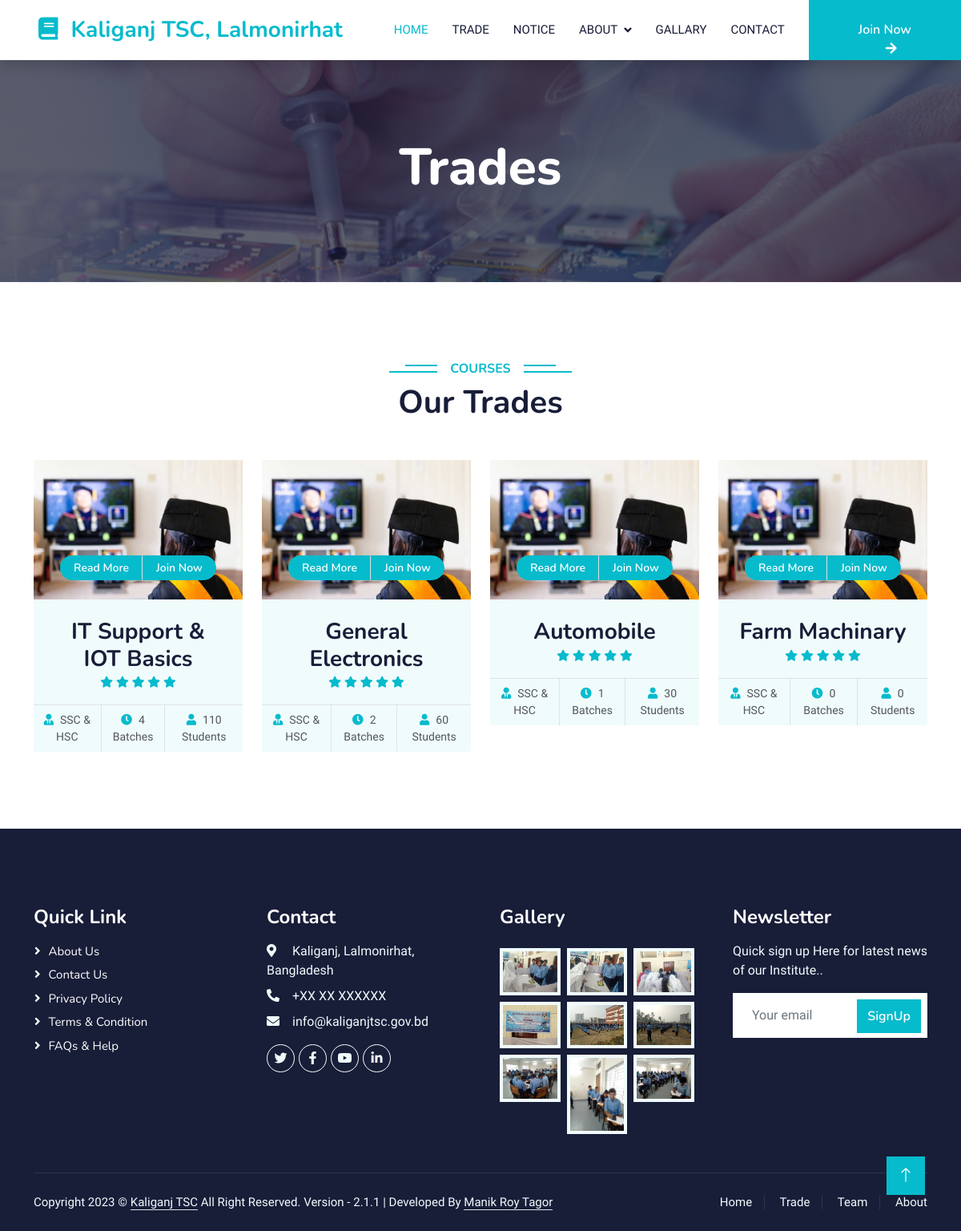
The app's page /trade.php with its own data.
### tables this page shows
CREATE TABLE `trade_tbl` (
  `id` int(11) NOT NULL,
  `Trade_Code` varchar(255) NOT NULL,
  `Trade_Name` varchar(255) NOT NULL,
  `Sections` varchar(255) NOT NULL,
  `Total_Batches` int(11) NOT NULL,
  `Total_Student` int(11) NOT NULL,
  `Trade_Photo` varchar(255) NOT NULL
);

CREATE TABLE `photo_gallary` (
  `id` int(11) NOT NULL,
  `photo_name` varchar(255) NOT NULL,
  `add_desc` varchar(255) NOT NULL,
  `p_date` date NOT NULL DEFAULT current_timestamp()
);

### lib/Database.php (called while the page is built, shortened)
<?php
Class Database{
public $host   = DB_HOST;
public $user   = DB_USER;
public $pass   = DB_PASS;
public $dbname = DB_NAME;
public $link;
private function connectDB(){
$this->link = new mysqli($this->host, $this->user, $this->pass,
$this->dbname);
}
public function select($query){
$result = $this->link->query($query) or
die($this->link->error.__LINE__);
if($result->num_rows > 0){
return $result;
} else {
return false;
}
}
}
?>

### classes/Trade.php (called while the page is built, shortened)
<?php
$filepath = realpath(dirname(__FILE__));
include_once $filepath . '/../lib/Database.php';
?>
<?php
class Trade{
	private $db;
	function __construct() {
		$this->db = new Database();
	}
	public function getAllTrade() {
		$query = "SELECT * FROM trade_tbl ORDER BY id";
		$result = $this->db->select($query);
		return $result;
	}
}
?>

### classes/Additional.php (called while the page is built, shortened)
<?php
$filepath = realpath(dirname(__FILE__));
include_once $filepath . '/../lib/Database.php';
?>
<?php
class Additional {
	private $db;
	function __construct() {
		$this->db = new Database();
	}
	public function getFooterGallary() {
		$query = "SELECT * FROM photo_gallary WHERE add_desc = 'Gallary' ORDER By id LIMIT 9";
		$result = $this->db->select($query);
		return $result;
	}
}
?>

### inc/trade.php (the view, shortened to what this page needs)
<div class="container-xxl py-5">
    <div class="container">
        <div class="text-center wow fadeInUp" data-wow-delay="0.1s">
            <h6 class="section-title bg-white text-center text-primary px-3">Courses</h6>
            <h1 class="mb-5">Our Trades</h1>
        </div>
        <div class="row g-4 justify-content-center">
        <?php
            $getAllTrades = $trade->getAllTrade();
            if($getAllTrades){
            while ($row2 = $getAllTrades->fetch_assoc()) {
        ?>
            <div class="col-lg-3 col-md-4 col-sm-6 col-6 wow fadeInUp cusTrade" data-wow-delay="0.1s">
                <div class="course-item bg-light">
                    <div class="position-relative overflow-hidden">
                        <img class="img-fluid" src="img/course-1.jpg" alt="">
                        <div class="w-100 d-flex justify-content-center position-absolute bottom-0 start-0 mb-4">
                            <a href="#" class="flex-shrink-0 btn btn-sm btn-primary px-3 border-end" style="border-radius: 30px 0 0 30px;">Read More</a>
                            <a href="#" class="flex-shrink-0 btn btn-sm btn-primary px-3" style="border-radius: 0 30px 30px 0;">Join Now</a>
                        </div>
                    </div>
                    <div class="text-center p-4 pb-0">
                        <h3 class="mb-0"><?php echo $row2['Trade_Name']; ?></h3>
                        <div class="mb-3">
                            <small class="fa fa-star text-primary"></small>
                            <small class="fa fa-star text-primary"></small>
                            <small class="fa fa-star text-primary"></small>
                            <small class="fa fa-star text-primary"></small>
                            <small class="fa fa-star text-primary"></small>
                        </div>
                    </div>
                    <div class="d-flex border-top">
                        <small class="flex-fill text-center border-end py-2"><i class="fa fa-user-tie text-primary me-2"></i><?php echo $row2['Sections']; ?></small>
                        <small class="flex-fill text-center border-end py-2"><i class="fa fa-clock text-primary me-2"></i><?php echo $row2['Total_Batches']; ?> Batches</small>
                        <small class="flex-fill text-center py-2"><i class="fa fa-user text-primary me-2"></i><?php echo $row2['Total_Student']; ?> Students</small>
                    </div>
                </div>
            </div>
            <?php } }?>
        </div>
    </div>
</div>

### inc/footer.php (shortened to what this page needs)
<div class="container-fluid bg-dark text-light footer pt-5 mt-5 wow fadeIn" data-wow-delay="0.1s">
    <div class="container py-5">
        <div class="row g-5">
            <div class="col-lg-3 col-md-6">
                <h4 class="text-white mb-3">Quick Link</h4>
                <a class="btn btn-link" href="about.php">About Us</a>
                <a class="btn btn-link" href="contact.php">Contact Us</a>
                <a class="btn btn-link" href="privacy.php">Privacy Policy</a>
                <a class="btn btn-link" href="tnc.php">Terms & Condition</a>
                <a class="btn btn-link" href="faqs.php">FAQs & Help</a>
            </div>
            <div class="col-lg-3 col-md-6">
                <h4 class="text-white mb-3">Contact</h4>
                <p class="mb-2"><i class="fa fa-map-marker-alt me-3"></i> Kaliganj, Lalmonirhat, Bangladesh</p>
                <p class="mb-2"><i class="fa fa-phone-alt me-3"></i>+XX XX XXXXXX</p>
                <p class="mb-2"><i class="fa fa-envelope me-3"></i>info@kaliganjtsc.gov.bd</p>
                <div class="d-flex pt-2">
                    <a class="btn btn-outline-light btn-social" target="_blank" href="https://www.facebook.com/profile.php?id=100064009664705"><i class="fab fa-twitter"></i></a>
                    <a class="btn btn-outline-light btn-social" target="_blank" href="https://www.facebook.com/profile.php?id=100064009664705"><i class="fab fa-facebook-f"></i></a>
                    <a class="btn btn-outline-light btn-social"  target="_blank" href="https://www.facebook.com/profile.php?id=100064009664705"><i class="fab fa-youtube"></i></a>
                    <a class="btn btn-outline-light btn-social"  target="_blank" href="https://www.facebook.com/profile.php?id=100064009664705""><i class="fab fa-linkedin-in"></i></a>
                </div>
            </div>
            <div class="col-lg-3 col-md-6">
                <h4 class="text-white mb-3">Gallery</h4>
                <div class="row g-2 pt-2">
                    <?php
                     $getFg = $additional->getFooterGallary();
                     if($getFg){
                     while ($row = $getFg->fetch_assoc()) {
                     ?>
                    <div class="col-4">
                        <img class="img-fluid bg-light p-1" src="files/gallary/<?php echo $row['photo_name']; ?>" alt="<?php echo $row['photo_name']; ?>">
                    </div>
                    <?php }} ?>
                </div>
            </div>
            <div class="col-lg-3 col-md-6">
                <h4 class="text-white mb-3">Newsletter</h4>
                <p>Quick sign up Here for latest news of our Institute..</p>
                <div class="position-relative mx-auto" style="max-width: 400px;">
                    <form method="POST">
                        <input class="form-control border-0 w-100 py-3 ps-4 pe-5" type="text"
                            placeholder="Your email">
                        <button type="button"
                            class="btn btn-primary py-2 position-absolute top-0 end-0 mt-2 me-2">SignUp</button>
                    </form>
                </div>
            </div>
        </div>
    </div>
    <div class="container">
        <div class="copyright">
            <div class="row">
                <div class="col-md-8 text-center text-md-start mb-3 mb-md-0"> Copyright <?php echo date("Y");?>
                    &copy; <a class="border-bottom" href="#">Kaliganj TSC</a> All Right Reserved.
                    Version - 2.1.1 | Developed By <a class="border-bottom"
                        href="https://www.facebook.com/manikroytagor.1/" target="_blank">Manik Roy Tagor</a>
                </div>
                <div class="col-md-4 text-center text-md-end">
                    <div class="footer-menu">
                        <a href="index.php">Home</a>
                        <a href="trade.php">Trade</a>
                        <a href="team.php">Team</a>
                        <a href="about.php">About</a>
                    </div>
                </div>
            </div>
        </div>
    </div>
</div>
<a href="#" class="btn btn-lg btn-primary btn-lg-square back-to-top"><i class="bi bi-arrow-up"></i></a>
</body>
</html>

### css/style.css (style rules this page uses)
:root { --primary: #06BBCC; --light: #F0FBFC; --dark: #181d38; }
.back-to-top { position: fixed; display: none; right: 45px; bottom: 45px; z-index: 99; }
.btn { font-family: 'Nunito', sans-serif; font-weight: 600; transition: .5s; }
.btn.btn-primary, .btn.btn-secondary { color: #FFFFFF; }
.btn-lg-square { width: 48px; height: 48px; }
.btn-square, .btn-sm-square, .btn-lg-square { padding: 0; display: flex; align-items: center; justify-content: center; font-weight: normal; border-radius: 0px; }
.section-title { position: relative; display: inline-block; text-transform: uppercase; }
.section-title::before { position: absolute; content: ""; width: calc(100% + 80px); height: 2px; top: 4px; left: -40px; background: var(--primary); z-index: -1; }
.section-title::after { position: absolute; content: ""; width: calc(100% + 120px); height: 2px; bottom: 5px; left: -60px; background: var(--primary); z-index: -1; }
.category img, .course-item img { transition: .5s; }
.footer .btn.btn-social { margin-right: 5px; width: 35px; height: 35px; display: flex; align-items: center; justify-content: center; color: var(--light); font-weight: normal; border: 1px solid #FFFFFF; border-radius: 35px; transition: .3s; }
.footer .btn.btn-link { display: block; margin-bottom: 5px; padding: 0; text-align: left; color: #FFFFFF; font-size: 15px; font-weight: normal; text-transform: capitalize; transition: .3s; }
.footer .btn.btn-link::before { position: relative; content: "\f105"; font-family: "Font Awesome 5 Free"; font-weight: 900; margin-right: 10px; }
.footer .copyright { padding: 25px 0; font-size: 15px; border-top: 1px solid rgba(256, 256, 256, .1); }
.footer .copyright a { color: var(--light); }
.footer .footer-menu a { margin-right: 15px; padding-right: 15px; border-right: 1px solid rgba(255, 255, 255, .1); }
.footer .footer-menu a:last-child { margin-right: 0; padding-right: 0; border-right: none; }

### records on screen
trade_tbl: Trade_Name "IT Support & IOT Basics", Sections "SSC & HSC", Total_Batches "4", Total_Student "110"
trade_tbl: Trade_Name "General Electronics", Sections "SSC & HSC", Total_Batches "2", Total_Student "60"
trade_tbl: Trade_Name "Automobile", Sections "SSC & HSC", Total_Batches "1", Total_Student "30"
trade_tbl: Trade_Name "Farm Machinary", Sections "SSC & HSC", Total_Batches "0", Total_Student "0"
photo_gallary: photo_name (picture)
photo_gallary: photo_name (picture)
photo_gallary: photo_name (picture)
photo_gallary: photo_name (picture)
photo_gallary: photo_name (picture)
photo_gallary: photo_name (picture)
photo_gallary: photo_name (picture)
photo_gallary: photo_name (picture)
photo_gallary: photo_name (picture)
